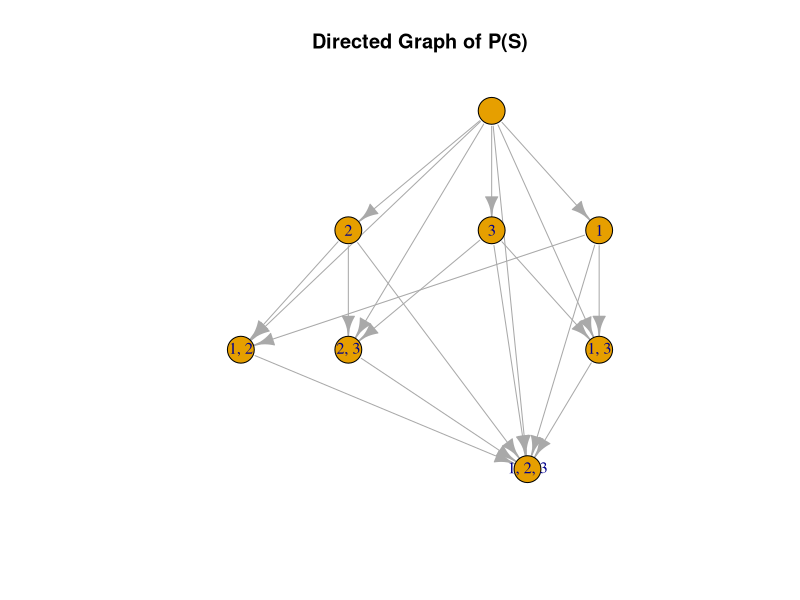

Write R code to recreate this figure.
#page-no 213
library(igraph)
S <- c(1, 2, 3)
power_set <- list(
  integer(0),
  c(1),
  c(2),
  c(3),
  c(1, 2),
  c(1, 3),
  c(2, 3),
  S
)
is_subset <- function(A, B) {
  all(A %in% B)
}
g <- graph.empty(directed = TRUE)
g <- add_vertices(g, length(power_set), name = sapply(power_set, toString))
for (i in 1:length(power_set)) {
  for (j in 1:length(power_set)) {
    if (i != j && is_subset(power_set[[i]], power_set[[j]])) {
      g <- add_edges(g, c(i, j))
    }
  }
}
plot(g, layout = layout_with_sugiyama, vertex.label = V(g)$name, main = "Directed Graph of P(S)")
